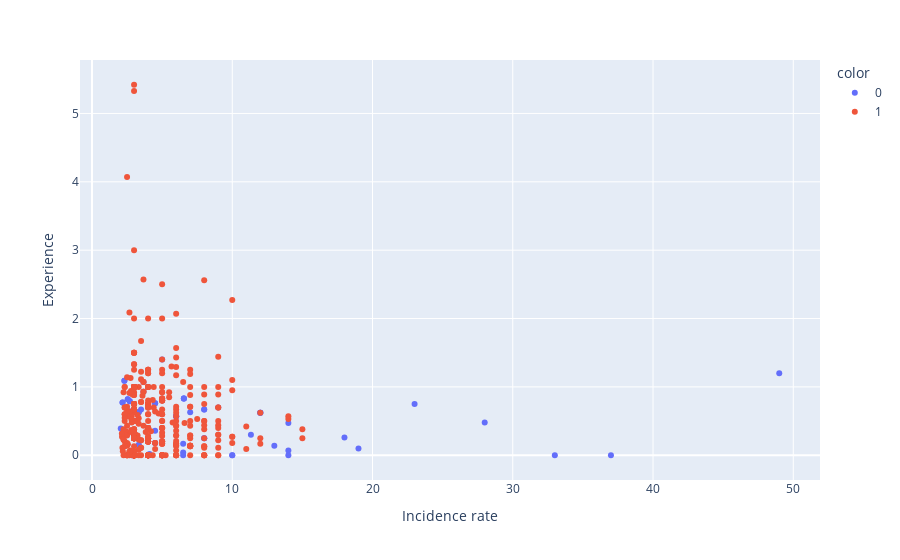

Source (notebook cell):
### Code cell
serve_scatter()

### Figure 1 — Plotly figure (JSON) as saved in the notebook; plotly's stock layout.template omitted (floating-point values rounded to 4 significant figures; data arrays with more than 128 entries replaced by an {"elided": "..."} marker saying what was removed)
{"data": [{"hovertemplate": "color=0<br>Incidence rate=%{x}<br>Experience=%{y}<extra></extra>", "legendgroup": "0", "marker": {"color": "#636efa", "symbol": "circle"}, "mode": "markers", "name": "0", "orientation": "v", "showlegend": true, "type": "scatter", "x": [49, 37, 33, 28, 23, 19, 18, 14, 14, 14, 13, 12, 12, 12, 11.33, 10, 10, 9, 8, 8, 8, 8, 7, 6.55, 6.55, 6.55, 6.5, 6.5, 6.5, 6, 6, 6, 5, 5, 4.5, 4.5, 4.5, 4.5, 4.5, 4.1, 4, 4, 4, 4, 3.67, 3.67, 3.5, 3.33, 3.33, 3.33, 3.33, 3, 3, 3, 3, 2.86, 2.69, 2.69, 2.67, 2.67, 2.55, 2.55, 2.31, 2.31, 2.18, 2.18, 2.05], "xaxis": "x", "y": [1.2, 0, 0, 0.48, 0.75, 0.1, 0.26, 0.07, 0, 0.47, 0.14, 0.62, 0.62, 0.62, 0.3, 0, 0, 0.7, 0.67, 0.67, 0.25, 0.25, 0.63, 0.83, 0.83, 0.83, 0.04, 0, 0.17, 0.57, 0.57, 0.57, 1.4, 0.8, 0.76, 0.76, 0.36, 0.18, 0.18, 0.02, 1, 0.75, 0.4, 0.4, 1.07, 0.93, 0.67, 0.63, 0.63, 0.15, 0.15, 0.63, 0.5, 0.5, 0.5, 0, 0.79, 0.79, 0.64, 0.64, 0.82, 0.82, 1.09, 1.09, 0.77, 0.77, 0.39], "yaxis": "y"}, {"hovertemplate": "color=1<br>Incidence rate=%{x}<br>Experience=%{y}<extra></extra>", "legendgroup": "1", "marker": {"color": "#EF553B", "symbol": "circle"}, "mode": "markers", "name": "1", "orientation": "v", "showlegend": true, "type": "scatter", "x": {"elided": "421 float values"}, "xaxis": "x", "y": {"elided": "421 float values"}, "yaxis": "y"}], "layout": {"legend": {"title": {"text": "color"}, "tracegroupgap": 0}, "margin": {"t": 60}, "xaxis": {"anchor": "y", "domain": [0, 1], "title": {"text": "Incidence rate"}}, "yaxis": {"anchor": "x", "domain": [0, 1], "title": {"text": "Experience"}}}}
